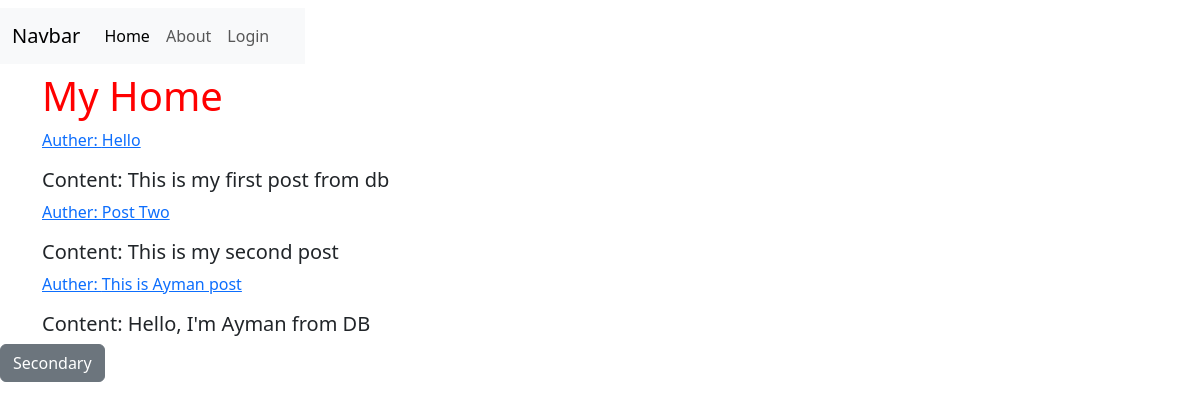
Before: / with the older database file.
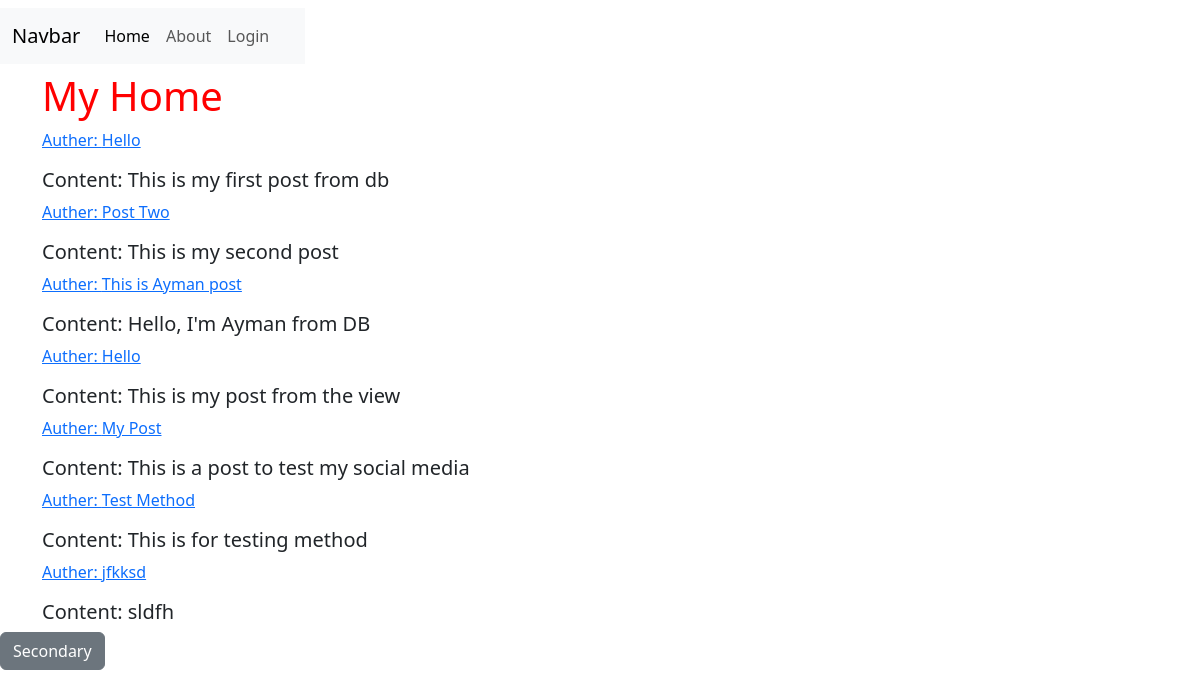
After: the same page with the newer database file.
### socual_media_home/models.py (models this page shows, shortened)
class Post(models.Model):
    title = models.CharField(max_length=50)
    content = models.TextField()

### socual_media_home/views.py (the view)
# urls.py: path('', PostList.as_view(template_name='/socual_media_home/post_list.html'), name='MySocialHome'),
class PostList(ListView):
    model = Post
    context_object_name = 'posts'

### socual_media_home/templates/socual_media_home/post_list.html
{% extends 'socual_media_home/base.html' %}
{% block content %}
<h1>My Home</h1>
{% for post in posts %}
<p><a href="#">Auther: {{post.title}}</a></p>
<h5>Content: {{post.content}}</h5>
{% endfor %}
{% endblock content%}
{% block sidebar %}
<button type="button" class="btn btn-secondary">Secondary</button>
{% endblock sidebar%}

### socual_media_home/templates/socual_media_home/base.html (shortened to what this page needs)
<!DOCTYPE html>
{% load static%}
<html lang="en">
<head>
    <link href="https://cdn.jsdelivr.net/npm/bootstrap@5.3.3/dist/css/bootstrap.min.css" rel="stylesheet"
>
    <link href="{% static 'socual_media_home/style.css' %}" rel="stylesheet" type="text/css">
</head>
<body>
<div class="navbar">
    <nav class="navbar navbar-expand-lg bg-body-tertiary">
        <div class="container-fluid">
            <a class="navbar-brand" href="#">Navbar</a>
            <div class="collapse navbar-collapse" id="navbarNavAltMarkup">
                <div class="navbar-nav">
                    <a class="nav-link active" aria-current="page" href="#">Home</a>
                    <a class="nav-link" href="#">About</a>
                    {% if user.is_authenticated %}
                        <a class="nav-link" href="#">Logout</a>
                    {%else%}
                    <a class="nav-link" href="#">Login</a>
                    {% endif %}
                    <a class="nav-link" href="{% url 'user_profile'%}">{{user.username}}</a>
                </div>
            </div>
        </div>
    </nav>
</div>
<div class="container">
    {% block content %} {% endblock content%}
</div>
{%block sidebar%}
{%endblock sidebar%}
</body>
</html>

### socual_media_home/static/socual_media_home/style.css (style rules this page uses)
h1 { color: red; }

Changed rows visible on the page:
added Post: title "Hello", content "This is my post from the view"
added Post: title "My Post", content "This is a post to test my social media"
added Post: title "Test Method", content "This is for testing method"
added Post: title "jfkksd", content "sldfh"
